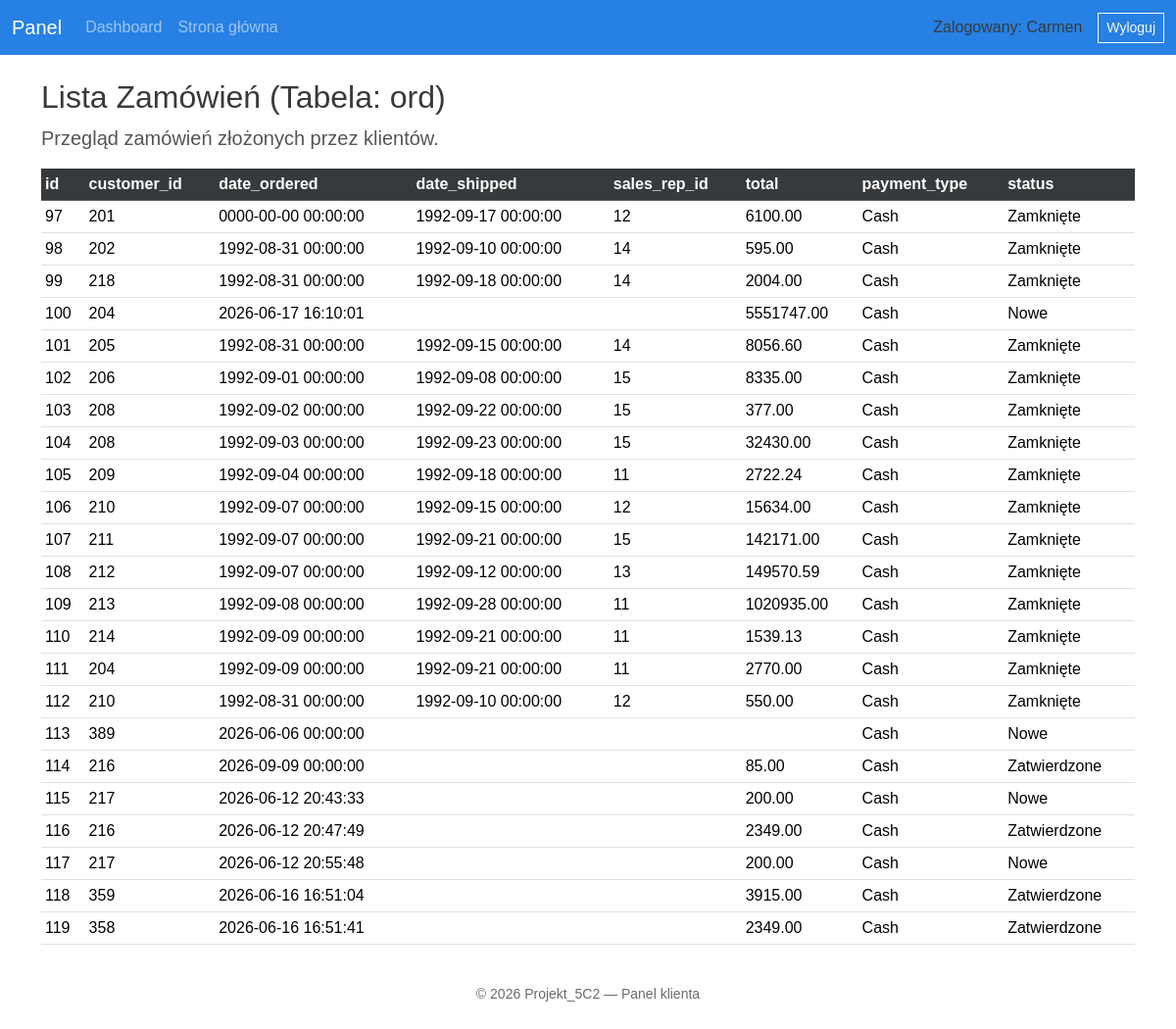
Screenshot of /pliki_do_5C/admin/zamowienia.php (signed in) with the database file from the repository.
### tables this page shows
CREATE TABLE `ord` (
  `id` int(11) UNSIGNED NOT NULL,
  `customer_id` int(11) UNSIGNED NOT NULL,
  `date_ordered` datetime NOT NULL,
  `date_shipped` datetime DEFAULT NULL,
  `sales_rep_id` int(11) UNSIGNED DEFAULT NULL,
  `total` decimal(11,2) DEFAULT NULL,
  `payment_type` enum('Cash','Credit card','Blik','Bank transfer') DEFAULT NULL,
  `status` enum('Nowe','Zatwierdzone','w Realizacji','Wysłane','Zamknięte') DEFAULT 'Nowe'
);

### pliki_do_5C/admin/zamowienia.php (the view, shortened to what this page needs)
<?php
require '../cfg.php';
$stmt = $pdo->query("SELECT * FROM ord ORDER BY id");
$rows = $stmt->fetchAll();
include 'szablony/naglowek.php';
?>
<h2>Lista Zamówień (Tabela: ord)</h2>
<p class="lead">Przegląd zamówień złożonych przez klientów.</p>
<?php if (count($rows) === 0): ?>
    <p>Brak rekordów.</p>
<?php else: ?>
    <table class="table table-hover table-sm">
        <thead class="table-dark">
            <tr>
                <?php foreach (array_keys($rows[0]) as $col): ?>
                    <th><?php echo htmlspecialchars($col); ?></th>
                <?php endforeach; ?>
            </tr>
        </thead>
        <tbody>
            <?php foreach ($rows as $r): ?>
                <tr>
                    <?php foreach ($r as $v): ?>
                        <td><?php echo htmlspecialchars((string)$v); ?></td>
                    <?php endforeach; ?>
                </tr>
            <?php endforeach; ?>
        </tbody>
    </table>
<?php endif; ?>
<?php include 'szablony/stopka.php'; ?>

### pliki_do_5C/admin/szablony/naglowek.php (shortened to what this page needs)
<!doctype html>
<html>
<head>
    <link rel='stylesheet' href='https://cdn.jsdelivr.net/npm/bootswatch@5/dist/cosmo/bootstrap.min.css'>
    <link rel='stylesheet' href='../css/style.css'>
</head>
<body>
<nav class='navbar navbar-expand-lg navbar-dark bg-primary'>
    <div class='container-fluid'>
        <a class='navbar-brand' href='index.php'>Panel</a>
        <div class='collapse navbar-collapse' id='navbars'>
            <ul class='navbar-nav me-auto mb-2 mb-lg-0'>
                <li class='nav-item'><a class='nav-link' href='index.php'>Dashboard</a></li>
                <li class='nav-item'><a class='nav-link' href='../index.php'>Strona główna</a></li>
            </ul>
            <div class='d-flex'>
                <?php if(isset($_SESSION['imie']) || isset($_SESSION['klient_imie'])): ?>
                        <div class="me-3 align-self-center">Zalogowany: <?php echo htmlspecialchars($_SESSION['imie'] ?? 'Użytkownik'); ?></div>
                        <a class='btn btn-sm btn-outline-light' href='logout.php'>Wyloguj</a>
                <?php else: ?>
                    <a class='btn btn-outline-light btn-sm' href='logowanie.php'>Zaloguj</a>
                <?php endif; ?>
            </div>
        </div>
    </div>
</nav>
<div class='container py-4'>

### pliki_do_5C/admin/szablony/stopka.php (shortened to what this page needs)
<footer class='mt-4'>
    <div class='text-center text-muted small py-3'>
        &copy; <?php echo date('Y'); ?> Projekt_5C2 — Panel klienta
    </div>
</footer>
</div>
</body></html>

### backup z 16.09.2026/projekt_3r1/css/style.css (style rules this page uses)
body { font-family:Arial,Helvetica,sans-serif; }
.lead { color:#555; }

### rows the page displays
ord: id "97", customer "201", date_ordered "0000-00-00 00:00:00", date_shipped "1992-09-17 00:00:00", sales_rep "12", total "6100.00", payment_type "Cash", status "Zamknięte"
ord: id "98", customer "202", date_ordered "1992-08-31 00:00:00", date_shipped "1992-09-10 00:00:00", sales_rep "14", total "595.00", payment_type "Cash", status "Zamknięte"
ord: id "99", customer "218", date_ordered "1992-08-31 00:00:00", date_shipped "1992-09-18 00:00:00", sales_rep "14", total "2004.00", payment_type "Cash", status "Zamknięte"
ord: id "100", customer "204", date_ordered "2026-06-17 16:10:01", total "5551747.00", payment_type "Cash", status "Nowe"
ord: id "101", customer "205", date_ordered "1992-08-31 00:00:00", date_shipped "1992-09-15 00:00:00", sales_rep "14", total "8056.60", payment_type "Cash", status "Zamknięte"
ord: id "102", customer "206", date_ordered "1992-09-01 00:00:00", date_shipped "1992-09-08 00:00:00", sales_rep "15", total "8335.00", payment_type "Cash", status "Zamknięte"
ord: id "103", customer "208", date_ordered "1992-09-02 00:00:00", date_shipped "1992-09-22 00:00:00", sales_rep "15", total "377.00", payment_type "Cash", status "Zamknięte"
ord: id "104", customer "208", date_ordered "1992-09-03 00:00:00", date_shipped "1992-09-23 00:00:00", sales_rep "15", total "32430.00", payment_type "Cash", status "Zamknięte"
ord: id "105", customer "209", date_ordered "1992-09-04 00:00:00", date_shipped "1992-09-18 00:00:00", sales_rep "11", total "2722.24", payment_type "Cash", status "Zamknięte"
ord: id "106", customer "210", date_ordered "1992-09-07 00:00:00", date_shipped "1992-09-15 00:00:00", sales_rep "12", total "15634.00", payment_type "Cash", status "Zamknięte"
ord: id "107", customer "211", date_ordered "1992-09-07 00:00:00", date_shipped "1992-09-21 00:00:00", sales_rep "15", total "142171.00", payment_type "Cash", status "Zamknięte"
ord: id "108", customer "212", date_ordered "1992-09-07 00:00:00", date_shipped "1992-09-12 00:00:00", sales_rep "13", total "149570.59", payment_type "Cash", status "Zamknięte"
ord: id "109", customer "213", date_ordered "1992-09-08 00:00:00", date_shipped "1992-09-28 00:00:00", sales_rep "11", total "1020935.00", payment_type "Cash", status "Zamknięte"
ord: id "110", customer "214", date_ordered "1992-09-09 00:00:00", date_shipped "1992-09-21 00:00:00", sales_rep "11", total "1539.13", payment_type "Cash", status "Zamknięte"
ord: id "111", customer "204", date_ordered "1992-09-09 00:00:00", date_shipped "1992-09-21 00:00:00", sales_rep "11", total "2770.00", payment_type "Cash", status "Zamknięte"
ord: id "112", customer "210", date_ordered "1992-08-31 00:00:00", date_shipped "1992-09-10 00:00:00", sales_rep "12", total "550.00", payment_type "Cash", status "Zamknięte"
ord: id "113", customer "389", date_ordered "2026-06-06 00:00:00", payment_type "Cash", status "Nowe"
ord: id "114", customer "216", date_ordered "2026-09-09 00:00:00", total "85.00", payment_type "Cash", status "Zatwierdzone"
ord: id "115", customer "217", date_ordered "2026-06-12 20:43:33", total "200.00", payment_type "Cash", status "Nowe"
ord: id "116", customer "216", date_ordered "2026-06-12 20:47:49", total "2349.00", payment_type "Cash", status "Zatwierdzone"
ord: id "117", customer "217", date_ordered "2026-06-12 20:55:48", total "200.00", payment_type "Cash", status "Nowe"
ord: id "118", customer "359", date_ordered "2026-06-16 16:51:04", total "3915.00", payment_type "Cash", status "Zatwierdzone"
ord: id "119", customer "358", date_ordered "2026-06-16 16:51:41", total "2349.00", payment_type "Cash", status "Zatwierdzone"

### other values shown
$_SESSION['imie'] "Carmen"
$col "id"
$col "customer_id"
$col "date_ordered"
$col "date_shipped"
$col "sales_rep_id"
$col "total"
$col "payment_type"
$col "status"
